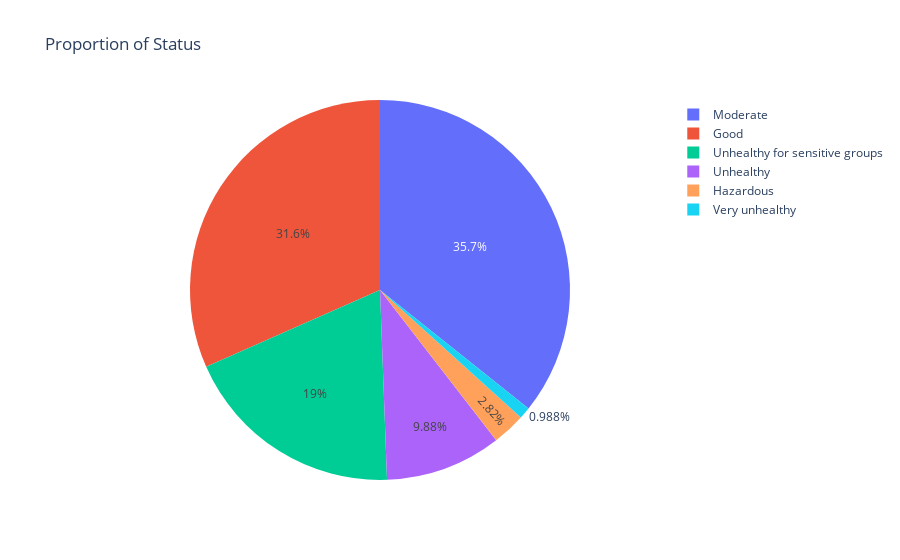

Notebook code cell kept with this figure:
### Markdown cell above
## BIỂU ĐỒ TRÒN VỀ TRẠNG THÁI CỦA MÔI TRƯỜNG

### Code cell
# Tính toán tần suất cho mỗi giá trị trong cột "Dominant pollutant"
pollutant_counts = df['Status'].value_counts()
pollutant_counts.name = "count"

# Vẽ biểu đồ tròn bằng plotly
fig = px.pie(pollutant_counts, values='count', names=pollutant_counts.index,
             title="Proportion of Status")
fig.show()

### Figure 1 — Plotly figure (JSON) as saved in the notebook; plotly's stock layout.template omitted (floating-point values rounded to 4 significant figures)
{"data": [{"domain": {"x": [0, 1], "y": [0, 1]}, "hovertemplate": "index=%{label}<br>count=%{value}<extra></extra>", "labels": ["Moderate", "Good", "Unhealthy for sensitive groups", "Unhealthy", "Hazardous", "Very unhealthy"], "legendgroup": "", "name": "", "showlegend": true, "type": "pie", "values": [759, 672, 403, 210, 60, 21]}], "layout": {"legend": {"tracegroupgap": 0}, "title": {"text": "Proportion of Status"}}}
